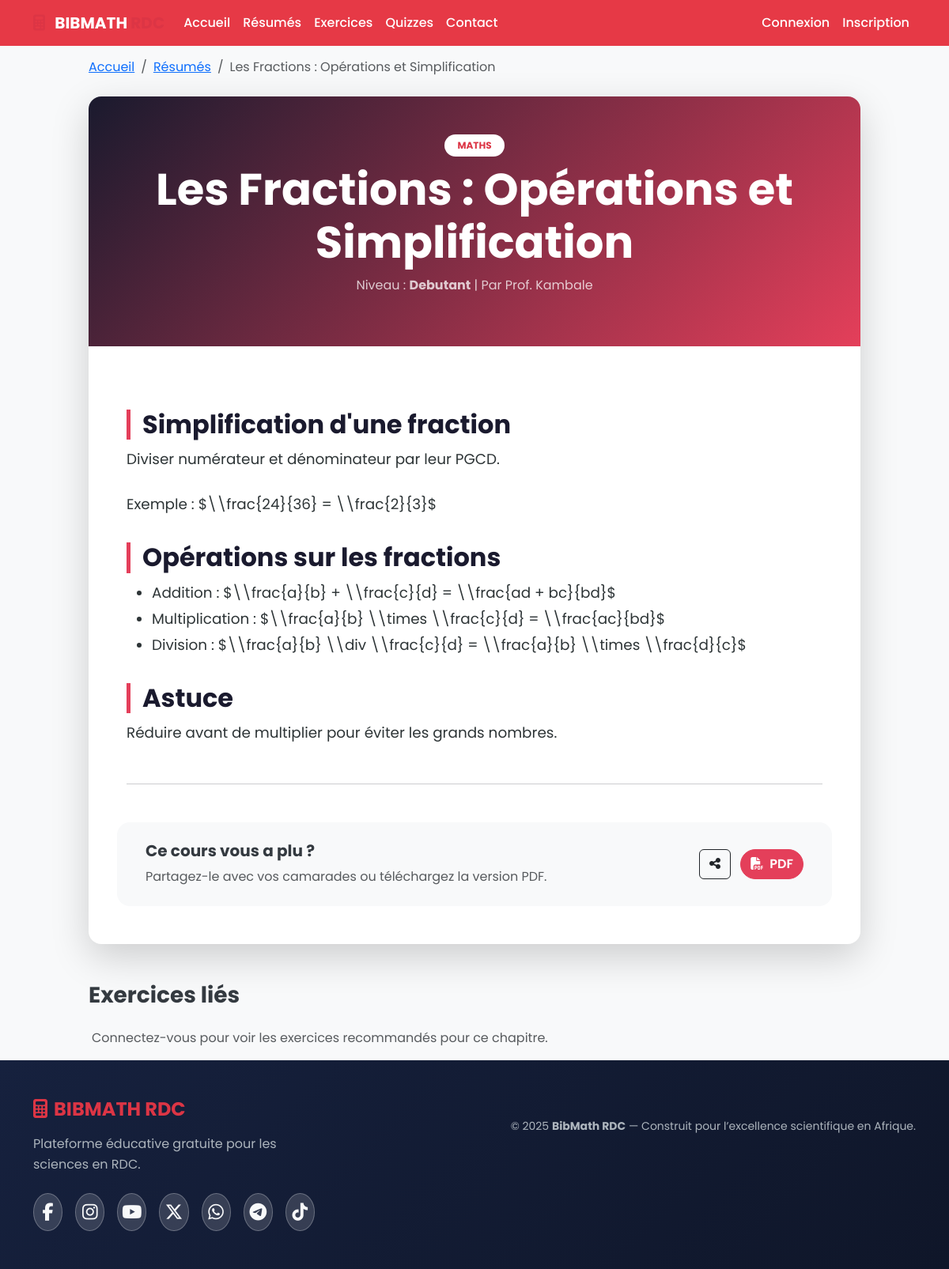
Page /resume/2 on the committed database.
### project/models.py (models this page shows, shortened)
class Resume(db.Model):
    __tablename__ = 'resumes'
    id = db.Column(db.Integer, primary_key=True)
    title = db.Column(db.String(200), nullable=False)
    subject = db.Column(db.String(50), nullable=False)  # maths, physique, chimie
    level = db.Column(db.String(50), nullable=False)   # debutant, intermediaire, avance
    content_latex = db.Column(db.Text, nullable=False)
    is_published = db.Column(db.Boolean, default=True)
    created_at = db.Column(db.DateTime, default=datetime.utcnow)
    author_id = db.Column(db.Integer, db.ForeignKey('users.id'), nullable=False)

class User(UserMixin, db.Model):
    __tablename__ = 'users'
    id = db.Column(db.Integer, primary_key=True)
    username = db.Column(db.String(64), unique=True, nullable=False, index=True)
    email = db.Column(db.String(120), unique=True, nullable=False, index=True)
    password_hash = db.Column(db.String(256), nullable=False)
    role = db.Column(db.String(20), default='student')  # student, teacher, admin
    points = db.Column(db.Integer, default=0)
    created_at = db.Column(db.DateTime, default=datetime.utcnow)
    resumes = db.relationship('Resume', backref='author', lazy='dynamic', cascade="all, delete-orphan")
    exercises = db.relationship('Exercise', backref='author', lazy='dynamic', cascade="all, delete-orphan")
    quizzes = db.relationship('Quiz', backref='author', lazy='dynamic', cascade="all, delete-orphan")

### project/routes/main.py (the view)
@main_bp.route('/resume/<int:resume_id>')
def resume_detail(resume_id):
    if CACHE_AVAILABLE and cache:
        @cache.cached(timeout=600)
        def _cached_resume(resume_id):
            return Resume.query.get_or_404(resume_id)
        resume = _cached_resume(resume_id)
    else:
        resume = Resume.query.get_or_404(resume_id)
    return render_template('resume_detail.html', resume=resume)

### project/templates/resume_detail.html (shortened to what this page needs)
{% extends "base.html" %}
{% block content %}
<div class="row justify-content-center">
    <div class="col-lg-10">
        <nav aria-label="breadcrumb" class="mb-4">
            <ol class="breadcrumb">
                <li class="breadcrumb-item"><a href="{{ url_for('main.index') }}">Accueil</a></li>
                <li class="breadcrumb-item"><a href="{{ url_for('main.resumes') }}">Résumés</a></li>
                <li class="breadcrumb-item active" aria-current="page">{{ resume.title }}</li>
            </ol>
        </nav>
        <article class="bg-white shadow-lg rounded-4 overflow-hidden border-0">
            <div class="py-5 text-center text-white" style="background: linear-gradient(135deg, #1a1a2e 0%, #e43f5a 100%);">
                <span class="badge bg-white text-danger mb-2 px-3 py-2 rounded-pill fw-bold text-uppercase">{{ resume.subject }}</span>
                <h1 class="display-4 fw-bold px-3">{{ resume.title }}</h1>
                <p class="opacity-75">Niveau : <span class="fw-bold">{{ resume.level | capitalize }}</span> | Par {{ resume.author.username }}</p>
            </div>
            <div class="p-4 p-md-5">
                <div class="resume-full-content mb-5">
                    {{ resume.content_latex | safe }}
                </div>
                <hr class="my-5">
                <div class="row align-items-center bg-light p-4 rounded-4">
                    <div class="col-md-8">
                        <h5 class="fw-bold">Ce cours vous a plu ?</h5>
                        <p class="mb-0 text-muted">Partagez-le avec vos camarades ou téléchargez la version PDF.</p>
                    </div>
                    <div class="col-md-4 text-md-end mt-3 mt-md-0">
                        <button class="btn btn-outline-dark me-2"><i class="fas fa-share-alt"></i></button>
                        <button class="btn btn-danger"><i class="fas fa-file-pdf me-2"></i>PDF</button>
                    </div>
                </div>
            </div>
        </article>
        <section class="mt-5">
            <h3 class="fw-bold mb-4">Exercices liés</h3>
            <div class="row g-4">
                <p class="text-muted px-3">Connectez-vous pour voir les exercices recommandés pour ce chapitre.</p>
            </div>
        </section>
    </div>
</div>
{% endblock %}

### project/static/css/style.css (style rules this page uses)
:root { --primary-color: #1a1a2e; --accent-color: #162447; --btn-color: #e43f5a; --success-color: #28a745; --warning-color: #ffc107; --danger-color: #dc3545; --info-color: #17a2b8; --light-color: #f8f9fa; --dark-color: #343a40; }
body { font-family: 'Poppins', 'Segoe UI', sans-serif; background-color: var(--light-color); color: var(--dark-color); line-height: 1.6; transition: background-color 0.3s ease, color 0.3s ease; }
.btn-danger { background-color: var(--btn-color); border-color: var(--btn-color); border-radius: 25px; font-weight: 600; transition: all 0.3s ease; }
.badge { border-radius: 20px; font-weight: 500; }

### project/templates/base.html (style rules this page uses)
:root { --primary-color: #e63946; --navbar-bg: rgba(26,26,46,.95); }
body { font-family: 'Poppins', sans-serif; min-height: 100vh; display: flex; flex-direction: column; background: #f8f9fa; }

### project/templates/resume_detail.html (style rules this page uses)
.resume-full-content { font-size: 1.15rem; line-height: 1.8; color: #2d3436; }
.resume-full-content h2, .resume-full-content h3 { color: #1a1a2e; margin-top: 2rem; font-weight: 700; border-left: 5px solid #e43f5a; padding-left: 15px; }
.resume-full-content p { margin-bottom: 1.5rem; }

### rows in the picture
Resume: title "Les Fractions : Opérations et Simplification", subject "MATHS", level "Debutant", content_latex "Simplification d'une fraction Diviser numérateur et dénominateur par leur PGCD. Exemple : $\\\\frac{24}{36} = \\\\frac{2}{3}$ Opérations sur les fractions Addition : $\\\\frac{a}{b} + \\\\frac{c}{d} = \\\\frac{ad + bc}{bd}$ Multiplication : $\\\\frac{a}{b} \\\\times \\\\frac{c}{d} = \\\\frac{ac}{bd}$ Division : $\\\\frac{a}{b} \\\\div \\\\frac{c}{d} = \\\\frac{a}{b} \\\\times \\\\frac{d}{c}$ Astuce Réduire avant de multiplier pour éviter les grands nombres."
User: author.username "Prof. Kambale"
